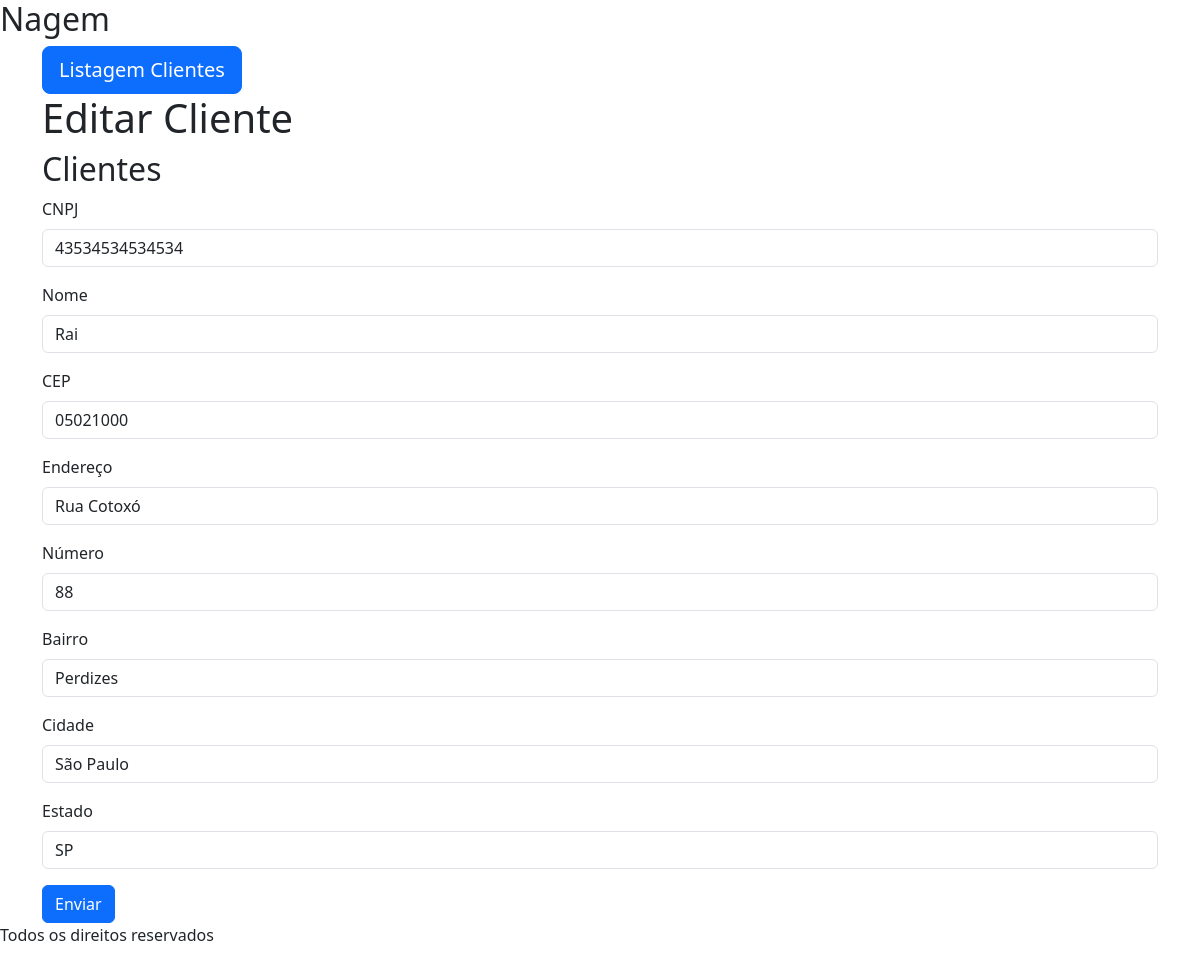
The page /editar-contato.php?proc=3 on the database its author committed.
### tables this page shows
CREATE TABLE IF NOT EXISTS `clientes` (
  `id` int NOT NULL AUTO_INCREMENT,
  `nome` varchar(100) NOT NULL,
  `cnpj` char(14) NOT NULL,
  `endereco` varchar(100) NOT NULL,
  `numero` varchar(20) NOT NULL,
  `bairro` varchar(100) NOT NULL,
  `cidade` varchar(100) NOT NULL,
  `estado` char(2) NOT NULL,
  `cep` char(8) NOT NULL,
  `ativo` bit(1) NOT NULL,
  PRIMARY KEY (`id`),
  UNIQUE KEY `cnpj` (`cnpj`)
);

### editar-contato.php (called while the page is built, shortened)
<?php
require 'config.php';
require 'partials/header.php';
$id = $_GET['proc'];
$id =  intval($id);
$l = new Listagem($pdo);
$dados = $l->getAllClientesContato($id);
require 'partials/formularioClienteEdit.php';
require 'partials/footer.php';

### config.php (called while the page is built, shortened)
<?php
$protocol = isset($_SERVER['HTTPS']) && $_SERVER['HTTPS'] === 'on' ? 'https://' : 'http://';
$host = $_SERVER['HTTP_HOST'];
$basePath = $_SERVER['CONTEXT_PREFIX'];
$endpoint = '/nagem';
$base = $protocol . $host . $basePath . $endpoint;

### models/Listagem.php (called while the page is built, shortened)
<?php
require_once 'dao/ClienteDAOMysql.php';
class Listagem
{
    private $pdo;
    public function __construct(PDO $pdo)
    {
        $this->pdo = $pdo;
    }
    public function getAllClientesContato($id)
    {
        $clienteDao = new ClienteDAOMysql($this->pdo);
        return $obj = $clienteDao->getAllClienteContato($id);
    }
}

### dao/ClienteDAOMysql.php (called while the page is built, shortened)
<?php
class ClienteDAOMysql implements ClienteDAO
{
    private $pdo;
    public function __construct(PDO $driver)
    {
        $this->pdo = $driver;
    }
    public function getAllClienteContato($id)
    {
        if (!empty($id)) {
            $sql = "SELECT DISTINCT
                    clientes.*,
                    contatos.id AS id_contatos,
                    contatos.*
                    FROM clientes
                    LEFT JOIN contatos ON clientes.id = contatos.id_cliente
                    WHERE clientes.ativo = 1 AND clientes.id = :id";
            try {
                $sql = $this->pdo->prepare($sql);
                $sql->bindValue(':id', $id);
                $sql->execute();
                $result = $sql->fetchAll();
                return $result;
            } catch (PDOException $e) {
                echo "Falha ao pesquisar dados cliente e contato : {$e->getMessage()}";
            }
        }
    }
}

### partials/formularioClienteEdit.php (the view, shortened to what this page needs)
<div class="container">
    <div class="row">
        <div class="col-sm">
            <a href="<?php echo $base ?>/list-clientes.php">
                <button type="button" class="btn btn-primary btn-lg">Listagem Clientes</button>
            </a>
        </div>
    </div>
    <h1>Editar Cliente</h1>
    <form method="POST" action="<?php echo $base ?>/actionEditCliente.php">
        <h2>Clientes</h2>
        <div class="mb-3">
            <label for="cnpj" class="form-label">CNPJ</label>
            <input type="text" min="14" maxlength="14" readonly minlength="14" class="form-control"
                   value="<?php echo $dados[0]->cnpj; ?>" name="cliente-cnpj">
        </div>
        <div>
            <div class="mb-3">
                <label for="nome" class="form-label">Nome</label>
                <input type="text" class="form-control" id="nome" name="cliente-nome"
                       value="<?php echo $dados[0]->nome; ?>" required>
            </div>
            <div class="mb-3">
                <label for="cep" class="form-label">CEP</label>
                <input type="text" class="form-control" id="cep" name="cliente-cep"
                       value="<?php echo $dados[0]->cep; ?>" required>
            </div>
            <div class="mb-3">
                <label for="endereco" class="form-label">Endereço</label>
                <input type="text" class="form-control" id="endereco" name="cliente-endereco"
                       value="<?php echo $dados[0]->endereco; ?>" required>
            </div>
            <div class="mb-3">
                <label for="numero" class="form-label">Número</label>
                <input type="text" class="form-control" id="numero" name="cliente-numero"
                       value="<?php echo $dados[0]->numero; ?>" required>
            </div>
            <div class="mb-3">
                <label for="bairro" class="form-label">Bairro</label>
                <input type="text" class="form-control" id="bairro" name="cliente-bairro"
                       value="<?php echo $dados[0]->bairro; ?>" required>
            </div>
            <div class="mb-3">
                <label for="cidade" class="form-label">Cidade</label>
                <input type="text" class="form-control" id="cidade" name="cliente-cidade"
                       value="<?php echo $dados[0]->cidade; ?>" required>
            </div>
            <div class="mb-3">
                <label for="estado" class="form-label">Estado</label>
                <input type="text" class="form-control" id="estado" name="cliente-estado"
                       value="<?php echo $dados[0]->estado; ?>" required>
            </div>
        </div>
        <button type="submit" id="btnContato" class="btn btn-primary">Enviar</button>
    </form>
</div>

### rows shown on the page
clientes: cliente-cnpj "43534534534534", cliente-nome "Rai", cliente-cep "05021000", cliente-endereco "Rua Cotoxó", cliente-numero "88", cliente-bairro "Perdizes", cliente-cidade "São Paulo", cliente-estado "SP"
